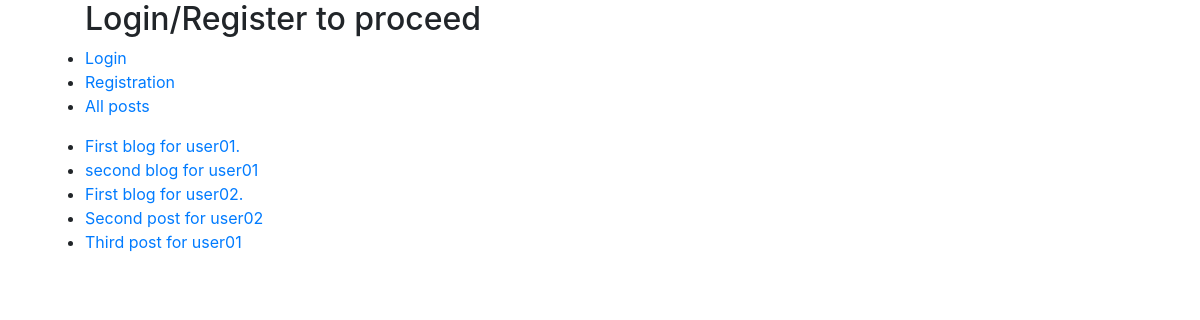
Page /all/ on the committed database.
### blog/models.py (models this page shows)
class BlogPost(models.Model):
    blog = models.ForeignKey(Blog, on_delete=models.CASCADE)
    title = models.CharField(max_length=500)
    body = models.TextField()
    is_published = models.BooleanField(default=False)
    slug = models.SlugField(max_length=500, editable=False)

### blog/views.py (the view)
# urls.py: path('all/', AllBlogPostView.as_view(), name='all-posts'),
class AllBlogPostView(ListView):
    model = BlogPost
    template_name = 'blog/index.html'
    context_object_name = 'all_blog_posts'

### blog/templates/blog/index.html
{% extends "base.html" %}
{% block content %}
  <ul>
    {% for post in all_blog_posts %}
      <li><a href="{% url 'blog-post-details' pk=post.pk %}">{{ post.title }}</a></li>
    {% endfor %}
  </ul>
{% endblock %}

### templates/base.html (shortened to what this page needs)
<!DOCTYPE html>
<html lang="en">
  <head>
    <link rel="stylesheet" href="https://stackpath.bootstrapcdn.com/bootstrap/4.3.1/css/bootstrap.min.css">
  </head>
  <body>
    <div class="container">
      <ul>
        {% if request.user.is_authenticated %}
          <h2>You are logged in now</h2>
          {% block logged_in_nav %}{% endblock %}
          <li><a href="{% url "logout" %}">Logout</a></li>
          <li><a href="{% url "all-posts" %}">All posts</a></li>
        {% else %}
          <h2>Login/Register to proceed</h2>
          <li><a href="{% url "login" %}">Login</a></li>
          <li><a href="{% url "user_registration" %}">Registration</a></li>
          <li><a href="{% url "all-posts" %}">All posts</a></li>
        {% endif %}
      </ul>
      {% block content %}
      {% endblock %}
    </div>
  </body>
</html>

### rows in the picture
BlogPost: title "First blog for user01."
BlogPost: title "second blog for user01"
BlogPost: title "First blog for user02."
BlogPost: title "Second post for user02"
BlogPost: title "Third post for user01"
